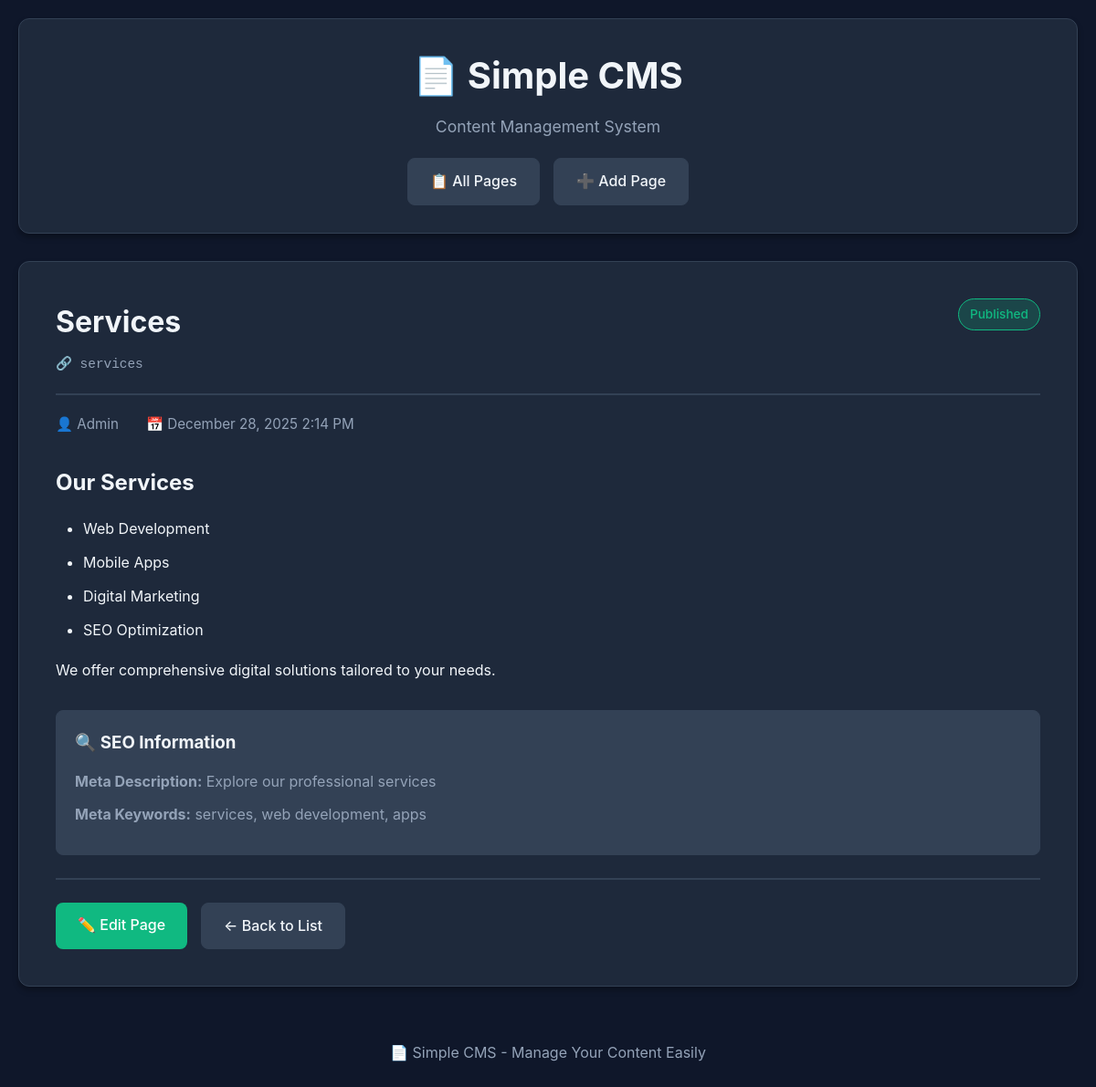
Page /?view=view&id=3 on the committed database.
### tables this page shows
CREATE TABLE IF NOT EXISTS pages (
    id INT AUTO_INCREMENT PRIMARY KEY,
    title VARCHAR(255) NOT NULL,
    slug VARCHAR(255) NOT NULL UNIQUE,
    content TEXT,
    meta_description VARCHAR(500),
    meta_keywords VARCHAR(255),
    status ENUM('published', 'draft') DEFAULT 'draft',
    author VARCHAR(100),
    created_at TIMESTAMP DEFAULT CURRENT_TIMESTAMP,
    updated_at TIMESTAMP DEFAULT CURRENT_TIMESTAMP ON UPDATE CURRENT_TIMESTAMP,
    INDEX idx_slug (slug),
    INDEX idx_status (status)
);

### index.php (the view, shortened to what this page needs)
<?php
require_once 'config.php';
$view = $_GET['view'] ?? 'list';
$page_id = $_GET['id'] ?? null;
$pages = $pdo->query("SELECT * FROM pages ORDER BY updated_at DESC")->fetchAll();
$current_page = null;
if ($page_id && ($view === 'edit' || $view === 'view')) {
    $stmt = $pdo->prepare("SELECT * FROM pages WHERE id=?");
    $stmt->execute([$page_id]);
    $current_page = $stmt->fetch();
}
$stats = $pdo->query("SELECT
    COUNT(*) as total,
    COUNT(CASE WHEN status='published' THEN 1 END) as published,
    COUNT(CASE WHEN status='draft' THEN 1 END) as draft
    FROM pages")->fetch();
?>
<!DOCTYPE html>
<html lang="en">
<head>
    <link rel="stylesheet" href="style.css">
</head>
<body>
    <div class="container">
        <header class="header">
            <div class="header-content">
                <h1>📄 Simple CMS</h1>
                <p class="subtitle">Content Management System</p>
            </div>
            <nav class="nav">
                <a href="?view=list" class="nav-link <?php echo $view === 'list' ? 'active' : ''; ?>">📋 All Pages</a>
                <a href="?view=add" class="nav-link <?php echo $view === 'add' ? 'active' : ''; ?>">➕ Add Page</a>
            </nav>
        </header>
        <?php if ($view === 'list'): ?>
            <div class="stats-grid">
                <div class="stat-card card-blue">
                    <div class="stat-icon">📄</div>
                    <div class="stat-content">
                        <div class="stat-value"><?php echo $stats['total']; ?></div>
                        <div class="stat-label">Total Pages</div>
                    </div>
                </div>
                <div class="stat-card card-green">
                    <div class="stat-icon">✅</div>
                    <div class="stat-content">
                        <div class="stat-value"><?php echo $stats['published']; ?></div>
                        <div class="stat-label">Published</div>
                    </div>
                </div>
                <div class="stat-card card-orange">
                    <div class="stat-icon">📝</div>
                    <div class="stat-content">
                        <div class="stat-value"><?php echo $stats['draft']; ?></div>
                        <div class="stat-label">Drafts</div>
                    </div>
                </div>
            </div>
            <div class="section-title">
                <h2>📋 All Pages</h2>
            </div>
            <div class="pages-grid">
                <?php foreach ($pages as $page): ?>
                    <div class="page-card">
                        <div class="page-header">
                            <div>
                                <h3><?php echo htmlspecialchars($page['title']); ?></h3>
                                <p class="page-slug">🔗 <?php echo htmlspecialchars($page['slug']); ?></p>
                            </div>
                            <span class="status-badge status-<?php echo $page['status']; ?>">
                                <?php echo ucfirst($page['status']); ?>
                            </span>
                        </div>
                        <div class="page-meta">
                            <p><strong>👤 Author:</strong> <?php echo htmlspecialchars($page['author']); ?></p>
                            <p><strong>📅 Updated:</strong> <?php echo date('M j, Y g:i A', strtotime($page['updated_at'])); ?></p>
                        </div>
                        <?php if ($page['meta_description']): ?>
                            <p class="page-description"><?php echo htmlspecialchars($page['meta_description']); ?></p>
                        <?php endif; ?>
                        <div class="page-actions">
                            <a href="?view=view&id=<?php echo $page['id']; ?>" class="btn btn-small btn-blue">👁️ View</a>
                            <a href="?view=edit&id=<?php echo $page['id']; ?>" class="btn btn-small btn-green">✏️ Edit</a>
                            <form method="POST" style="display: inline;" onsubmit="return confirm('Are you sure you want to delete this page?');">
                                <input type="hidden" name="action" value="delete">
                                <input type="hidden" name="id" value="<?php echo $page['id']; ?>">
                                <button type="submit" class="btn btn-small btn-red">🗑️ Delete</button>
                            </form>
                        </div>
                    </div>
                <?php endforeach; ?>
                <?php if (empty($pages)): ?>
                    <div class="no-data">
                        <p>No pages found. Create your first page!</p>
                    </div>
                <?php endif; ?>
            </div>
        <?php elseif ($view === 'view' && $current_page): ?>
            <div class="page-view">
                <div class="view-header">
                    <div>
                        <h2><?php echo htmlspecialchars($current_page['title']); ?></h2>
                        <p class="view-slug">🔗 <?php echo htmlspecialchars($current_page['slug']); ?></p>
                    </div>
                    <div class="view-badges">
                        <span class="status-badge status-<?php echo $current_page['status']; ?>">
                            <?php echo ucfirst($current_page['status']); ?>
                        </span>
                    </div>
                </div>
                <div class="view-meta">
                    <span>👤 <?php echo htmlspecialchars($current_page['author']); ?></span>
                    <span>📅 <?php echo date('F j, Y g:i A', strtotime($current_page['updated_at'])); ?></span>
                </div>
                <div class="view-content">
                    <?php echo $current_page['content']; ?>
                </div>
                <?php if ($current_page['meta_description'] || $current_page['meta_keywords']): ?>
                    <div class="view-seo">
                        <h3>🔍 SEO Information</h3>
                        <?php if ($current_page['meta_description']): ?>
                            <p><strong>Meta Description:</strong> <?php echo htmlspecialchars($current_page['meta_description']); ?></p>
                        <?php endif; ?>
                        <?php if ($current_page['meta_keywords']): ?>
                            <p><strong>Meta Keywords:</strong> <?php echo htmlspecialchars($current_page['meta_keywords']); ?></p>
                        <?php endif; ?>
                    </div>
                <?php endif; ?>
                <div class="view-actions">
                    <a href="?view=edit&id=<?php echo $current_page['id']; ?>" class="btn btn-green">✏️ Edit Page</a>
                    <a href="?view=list" class="btn btn-secondary">← Back to List</a>
                </div>
            </div>
        <?php endif; ?>
        <footer class="footer">
            <p>📄 Simple CMS - Manage Your Content Easily</p>
        </footer>
    </div>
</body>
</html>

### style.css (style rules this page uses)
:root { --bg-primary: #0f172a; --bg-secondary: #1e293b; --bg-tertiary: #334155; --text-primary: #f1f5f9; --text-secondary: #94a3b8; --border-color: #334155; --color-blue: #3b82f6; --color-green: #10b981; --color-purple: #8b5cf6; --color-orange: #f59e0b; --color-red: #ef4444; --shadow: 0 4px 6px rgba(0,0,0,0.3); }
* { margin: 0; padding: 0; box-sizing: border-box; }
body { font-family: -apple-system, BlinkMacSystemFont, 'Segoe UI', Roboto, sans-serif; background-color: var(--bg-primary); color: var(--text-primary); line-height: 1.6; padding: 20px; }
.container { max-width: 1400px; margin: 0 auto; }
.header { background: var(--bg-secondary); padding: 30px; border-radius: 12px; box-shadow: var(--shadow); margin-bottom: 30px; border: 1px solid var(--border-color); }
.header-content { text-align: center; margin-bottom: 20px; }
.header h1 { font-size: 2.5rem; color: var(--text-primary); margin-bottom: 10px; }
.subtitle { color: var(--text-secondary); font-size: 1.1rem; }
.nav { display: flex; gap: 15px; justify-content: center; flex-wrap: wrap; }
.nav-link { padding: 12px 24px; background: var(--bg-tertiary); color: var(--text-primary); text-decoration: none; border-radius: 8px; font-weight: 500; transition: all 0.2s; border: 1px solid var(--border-color); }
.status-badge { padding: 6px 12px; border-radius: 20px; font-size: 0.85rem; font-weight: 500; }
.status-published { background-color: rgba(16,185,129,0.2); color: var(--color-green); border: 1px solid var(--color-green); }
.btn { padding: 12px 24px; border: none; border-radius: 8px; cursor: pointer; font-size: 1rem; font-weight: 500; transition: all 0.2s; text-decoration: none; display: inline-block; }
.btn-green { background-color: var(--color-green); color: white; }
.btn-secondary { background-color: var(--bg-tertiary); color: var(--text-primary); border: 1px solid var(--border-color); }
.page-view { background: var(--bg-secondary); padding: 40px; border-radius: 12px; box-shadow: var(--shadow); margin-bottom: 30px; border: 1px solid var(--border-color); }
.view-header { display: flex; justify-content: space-between; align-items: start; margin-bottom: 20px; padding-bottom: 20px; border-bottom: 2px solid var(--border-color); gap: 20px; }
.view-header h2 { font-size: 2rem; color: var(--text-primary); margin-bottom: 10px; }
.view-slug { color: var(--text-secondary); font-family: monospace; font-size: 0.9rem; }
.view-badges { display: flex; gap: 10px; }
.view-meta { display: flex; gap: 30px; margin-bottom: 30px; color: var(--text-secondary); font-size: 0.95rem; flex-wrap: wrap; }
.view-content { margin-bottom: 30px; line-height: 1.8; color: var(--text-primary); }
.view-content h1, .view-content h2, .view-content h3 { margin-top: 20px; margin-bottom: 15px; color: var(--text-primary); }
.view-content p { margin-bottom: 15px; }
.view-content ul, .view-content ol { margin-left: 30px; margin-bottom: 15px; }
.view-content li { margin-bottom: 8px; }
.view-seo { background: var(--bg-tertiary); padding: 20px; border-radius: 8px; margin-bottom: 25px; border: 1px solid var(--border-color); }
.view-seo h3 { margin-bottom: 15px; color: var(--text-primary); }
.view-seo p { margin-bottom: 10px; color: var(--text-secondary); line-height: 1.6; }
.view-actions { display: flex; gap: 15px; padding-top: 25px; border-top: 2px solid var(--border-color); flex-wrap: wrap; }
.footer { text-align: center; margin-top: 40px; padding: 20px; color: var(--text-secondary); }

### rows in the picture
pages: title "Services", slug "services", status "Published", author "Admin", updated_at "December 28, 2025 2:14 PM", content "Our Services Web Development Mobile Apps Digital Marketing SEO Optimization We offer comprehensive digital solutions tailored to your needs.", meta_description "Explore our professional services", meta_keywords "services, web development, apps"
